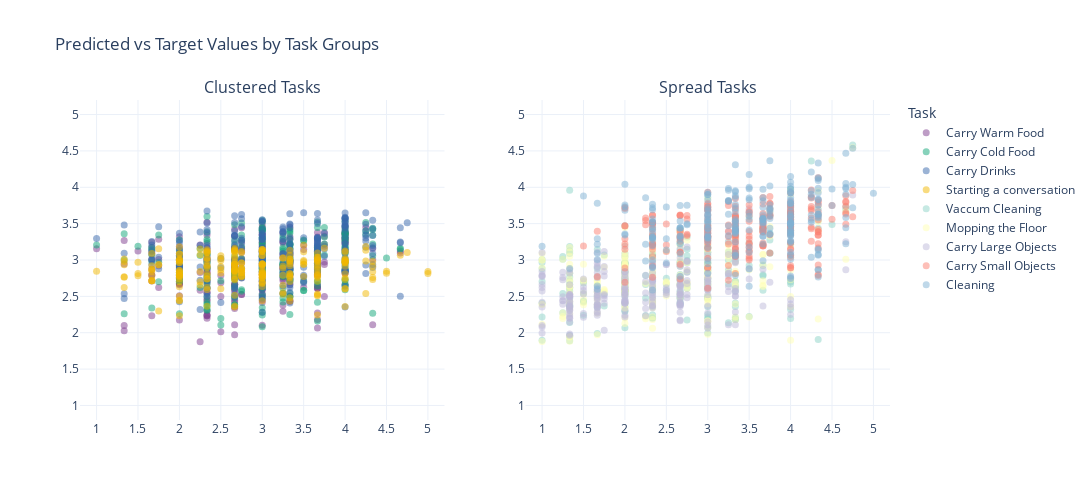

Write notebook code for a chart like this one.
### Code cell
from plotly.subplots import make_subplots
import plotly.graph_objects as go
import plotly.express as px

# Select different palettes for your groups
palette_group1 = px.colors.qualitative.Bold
palette_group2 = px.colors.qualitative.Set3


colors_group1 = palette_group1[:len(group1)]
colors_group2 = palette_group2[:len(group2)]

fig = make_subplots(rows=1, cols=2,
                    subplot_titles=("Clustered Tasks", "Spread Tasks"))

# Add group1 tasks with palette_group1 colors
for task, color in zip(group1, colors_group1):
    df_task = df[df['Task'] == task]
    fig.add_trace(
        go.Scatter(x=df_task['Target'], y=df_task['Predicted'], mode='markers',
                   marker=dict(color=color, size=7, opacity=0.5),
                   name=task),
        row=1, col=1
    )

# Add group2 tasks with palette_group2 colors
for task, color in zip(group2, colors_group2):
    df_task = df[df['Task'] == task]
    fig.add_trace(
        go.Scatter(x=df_task['Target'], y=df_task['Predicted'], mode='markers',
                   marker=dict(color=color, size=7, opacity=0.5),
                   name=task),
        row=1, col=2
    )

fig.update_layout(
    template='plotly_white',
    width=1100, height=500,
    xaxis=dict(range=[0.8, 5.2], dtick=0.5),
    yaxis=dict(range=[0.8, 5.2], dtick=0.5),
    xaxis2=dict(range=[0.8, 5.2], dtick=0.5),
    yaxis2=dict(range=[0.8, 5.2], dtick=0.5),
    title="Predicted vs Target Values by Task Groups",
    legend_title_text='Task',
)

fig.show()

### Figure 1 — Plotly figure (JSON) as saved in the notebook; plotly's stock layout.template omitted (floating-point values rounded to 4 significant figures; data arrays with more than 128 entries replaced by an {"elided": "..."} marker saying what was removed)
{"data": [{"marker": {"color": "rgb(127, 60, 141)", "opacity": 0.5, "size": 7}, "mode": "markers", "name": "Carry Warm Food", "type": "scatter", "x": {"elided": "240 float values"}, "xaxis": "x", "y": {"elided": "240 float values"}, "yaxis": "y"}, {"marker": {"color": "rgb(17, 165, 121)", "opacity": 0.5, "size": 7}, "mode": "markers", "name": "Carry Cold Food", "type": "scatter", "x": {"elided": "240 float values"}, "xaxis": "x", "y": {"elided": "240 float values"}, "yaxis": "y"}, {"marker": {"color": "rgb(57, 105, 172)", "opacity": 0.5, "size": 7}, "mode": "markers", "name": "Carry Drinks", "type": "scatter", "x": {"elided": "240 float values"}, "xaxis": "x", "y": {"elided": "240 float values"}, "yaxis": "y"}, {"marker": {"color": "rgb(242, 183, 1)", "opacity": 0.5, "size": 7}, "mode": "markers", "name": "Starting a conversation", "type": "scatter", "x": {"elided": "240 float values"}, "xaxis": "x", "y": {"elided": "240 float values"}, "yaxis": "y"}, {"marker": {"color": "rgb(141,211,199)", "opacity": 0.5, "size": 7}, "mode": "markers", "name": "Vaccum Cleaning", "type": "scatter", "x": {"elided": "240 float values"}, "xaxis": "x2", "y": {"elided": "240 float values"}, "yaxis": "y2"}, {"marker": {"color": "rgb(255,255,179)", "opacity": 0.5, "size": 7}, "mode": "markers", "name": "Mopping the Floor", "type": "scatter", "x": {"elided": "240 float values"}, "xaxis": "x2", "y": {"elided": "240 float values"}, "yaxis": "y2"}, {"marker": {"color": "rgb(190,186,218)", "opacity": 0.5, "size": 7}, "mode": "markers", "name": "Carry Large Objects", "type": "scatter", "x": {"elided": "240 float values"}, "xaxis": "x2", "y": {"elided": "240 float values"}, "yaxis": "y2"}, {"marker": {"color": "rgb(251,128,114)", "opacity": 0.5, "size": 7}, "mode": "markers", "name": "Carry Small Objects", "type": "scatter", "x": {"elided": "240 float values"}, "xaxis": "x2", "y": {"elided": "240 float values"}, "yaxis": "y2"}, {"marker": {"color": "rgb(128,177,211)", "opacity": 0.5, "size": 7}, "mode": "markers", "name": "Cleaning", "type": "scatter", "x": {"elided": "240 float values"}, "xaxis": "x2", "y": {"elided": "240 float values"}, "yaxis": "y2"}], "layout": {"annotations": [{"font": {"size": 16}, "showarrow": false, "text": "Clustered Tasks", "x": 0.225, "xanchor": "center", "xref": "paper", "y": 1, "yanchor": "bottom", "yref": "paper"}, {"font": {"size": 16}, "showarrow": false, "text": "Spread Tasks", "x": 0.775, "xanchor": "center", "xref": "paper", "y": 1, "yanchor": "bottom", "yref": "paper"}], "height": 500, "legend": {"title": {"text": "Task"}}, "title": {"text": "Predicted vs Target Values by Task Groups"}, "width": 1100, "xaxis": {"anchor": "y", "domain": [0, 0.45], "dtick": 0.5, "range": [0.8, 5.2]}, "xaxis2": {"anchor": "y2", "domain": [0.55, 1], "dtick": 0.5, "range": [0.8, 5.2]}, "yaxis": {"anchor": "x", "domain": [0, 1], "dtick": 0.5, "range": [0.8, 5.2]}, "yaxis2": {"anchor": "x2", "domain": [0, 1], "dtick": 0.5, "range": [0.8, 5.2]}}}
